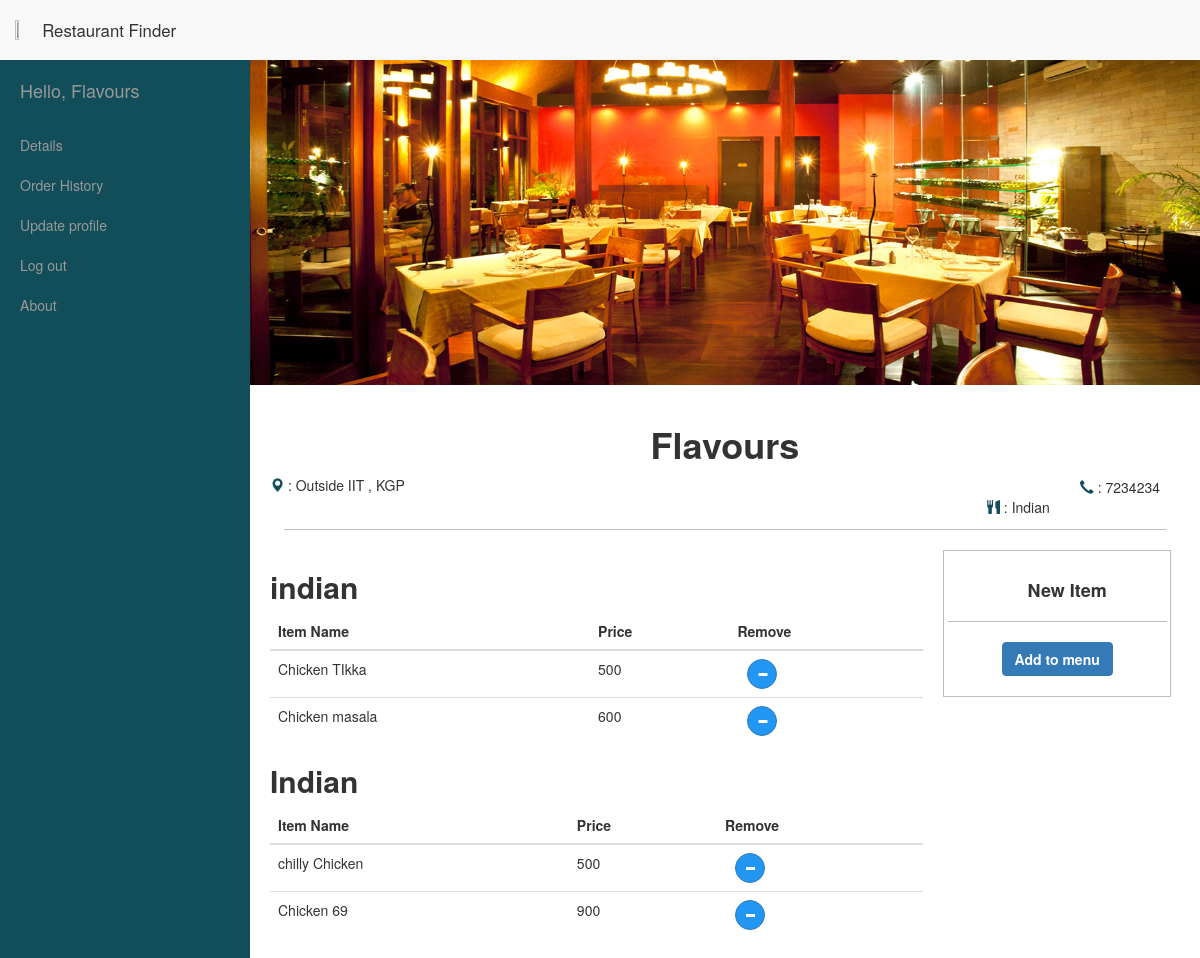
Page /restprofile/ (signed in) on the committed database.
### foodspark/models.py (models this page shows, shortened)
class Restaurant(models.Model):
	email = models.EmailField(primary_key = True)
	password = models.CharField(max_length=100)
	name = models.CharField(max_length=200)
	address = models.TextField()
	RES_TYPE = (
		('B','Bar'),
		('R','Restaurant'),
		('C','Cafe')
	)
	res_type = models.CharField(max_length=1,choices = RES_TYPE,default = 'R')
	cuisine = models.CharField(null = True, max_length=100)
	city = models.CharField(max_length = 100,null = True)
	phone_regex = RegexValidator(regex=r'^\+?1?\d{9,15}$', message="Phone number must be entered in the format: '+999999999'. Up to 15 digits allowed.") #############look into regex
	phone = models.CharField(validators=[phone_regex],max_length=15,blank = True)
	imgurl = models.CharField(max_length=1000,null=True)

class FoodItem(models.Model):
	resid = models.ForeignKey(Restaurant,on_delete=models.CASCADE)
	name = models.CharField(max_length=500)
	cuisine = models.CharField(max_length=100)
	COURSE = (
		('s','Starter'),
		('m','Main Course'),
		('d','Desert')
	)
	course = models.CharField(max_length=1,choices=COURSE)
	price = models.IntegerField()
	availability_time = models.TimeField()
	ordercount = models.IntegerField(default = 0)

### foodspark/views.py (the view)
# urls.py: url(r'^restprofile/?$',views.restprofile,name='restprofile'),
def restprofile(request):
	restaurant = Restaurant.objects.get(email=request.session['id'])
	fooditems = FoodItem.objects.all()
	menu = {}
	for fi in fooditems:
		if fi.resid == restaurant:
			try:
				menu[fi.cuisine].append(fi)
			except KeyError:
				menu[fi.cuisine] = [fi]
		context = {
			'restaurant' : restaurant,
			'menu' : menu
		}
	return render(request,'foodspark/restprofile.html',context)

### foodspark/templates/foodspark/restprofile.html (shortened to what this page needs)
<!DOCTYPE html>
<html lang="en">
<head>
    <link href="/static/css/bootstrap.min.css" rel="stylesheet">
    <link href="/static/css/agency2.css" rel="stylesheet">
    <link href="/static/css/mystyle.css" rel="stylesheet">
    <link href="/static/css/simple-sidebar.css" rel="stylesheet">
</head>
<body>
    <nav class="navbar navbar-nav navbar-default navbar-fixed-top" style="line-height:60px;height:60px;background-color: #f8f8f8 !important;">
        <div class="container" style="margin:0 !important;">
            <span class="navbar-left" style="font-size:1.2em;"><img src="/static/img/logo.gif" class="logo_bitch"/>   Restaurant Finder</span>
        </div>
    </nav>
    <div id="wrapper">
        <div id="sidebar-wrapper">
            <ul class="sidebar-nav">
                <li class="sidebar-brand">
                    <a href="/">
                        Hello, {{restaurant.name}}
                    </a>
                </li>
                <li>
                    <a href="/details/">Details</a>
                </li>
                <li>
                    <a href="/resthistory">Order History</a>
                </li>
                <li>
                    <a href="#">Update profile</a>
                </li>
                <li>
                    <a href="/logout/">Log out</a>
                </li>
                <li>
                    <a href="/about">About</a>
                </li>
            </ul>
        </div>
        <div id="page-content-wrapper" style="padding:0; margin:0;">
            <div class="container-fluid">
                <div class="row">
                    <div class="col-lg-12" style="padding:0; margin:0;">
                        <img src="/static/img/back_rest.jpg" class="cover_photo">
                        <div class= "rest_details">
                            <h1 style="text-align:center;">{{restaurant.name}}</h1>
                            <i class="glyphicon glyphicon-map-marker blueicon"></i> : {{restaurant.address}} , {{restaurant.city}}
                            <p class="rightfloat" style="padding-right:20px;">
                                <i class="glyphicon glyphicon-earphone blueicon"></i> : {{restaurant.phone}}</p>
                            <br />
                            <p class="rightfloat">
                                <i class="glyphicon glyphicon-cutlery blueicon"></i> : {{restaurant.cuisine}}</p>
                            <hr class="liner"/>
                            <div id="terabaaphumain">
                                <div class="foodtable lefty">
                                    {% if menu %}
                                    {% for x,y in menu.items %}
                                    <h2>{{x}}</h2>
                                    <table class="table">
                                        <thead>
                                            <tr><b>
                                                <th>Item Name</th>
                                                <th>Price</th>
                                                <th>Remove</th>
                                            </b></tr>
                                        </thead>
                                        <tbody>
                                                {%for z in y%}
                                            <form action="/removefooditem/" method="post">
                                            <tr>
                                                <td>{{z.name}}</td>
                                                <td>{{z.price}}</td>
                                                <td>
                                                    <button type="submit" id="order1" class="btn btn-primary btn-circle decrement">
                                                    <span class="glyphicon glyphicon-minus"></span>
                                                    </button>
                                                </td>
                                            </tr>
                                            </form>
                                                {%endfor%}
                                        </tbody>
                                    </table>
                                    {%endfor%}
                                    {%endif%}
                                </div>
                                <div class="carttable recommend offset8" style="float:right;padding-bottom:20px !important;">
                                    <h4 class="recoh">New Item</h4>
                                    <hr class="liner" />
                                    <button class="btn btn-primary"  data-toggle="modal" data-target="#addmenu">
                                        Add to menu
                                    </button>
                                </div>
                            </div>
                        </div>
                    </div>
                </div>
            </div>
        </div>
    </div>
</body>
</html>

### foodspark/static/css/agency2.css (style rules this page uses)
body { overflow-x:hidden; }
p { font-size:14px; line-height:1.75 }
a,a:hover,a:focus,a:active,a.active { outline:0 }
a { color:#337AB7 }
h1,h2,h3,h4,h5,h6 { font-weight:700 }
.btn-primary { color:#fff; background-color:#337AB7; border-color:#337AB7; font-weight:700 }
.navbar-default { background-color:#222; border-color:transparent }
body { webkit-tap-highlight-color:#337AB7 }

### foodspark/static/css/mystyle.css (style rules this page uses)
.logo_bitch { width:10%; height:10%; }
.navbar-left { width: 225px; }
.navbar-fixed-top { line-height:60px; height:60px; }
.navbar-nav { margin: 0 !important; }
.cover_photo { height: 325px; width: 100%; }
.rest_details { padding: 10px 10px 10px 10px; margin: 10px 10px 10px 10px; }
.rightfloat { float:right; padding-right: 30px; }
.blueicon { color:#124e59; }
.liner { height:1px; border:none; padding-left: 3%; width:94%; color:#BABEC0; background-color:#BABEC0; }
#terabaaphumain { padding: 0px; width:100%; }
.lefty { float: left; width:74%; padding-right: 20px; }
.recommend { float: left !important; padding-right: 40 px; border:1px solid #BABEC0; width: 25%; padding-bottom: 50px; text-align:center; }
.recoh { text-align:center; padding-top: 20px; padding-left: 20px; }
.btn-circle { width: 30px; height: 30px; text-align: center; background-color: #2196F3; padding: 6px 0; font-size: 12px; line-height: 1.42; border-radius: 15px; margin-left: 10px; margin-right: 10px; }

### foodspark/static/css/simple-sidebar.css (style rules this page uses)
body { overflow-x: hidden; }
#wrapper { padding-left: 0; -webkit-transition: all 0.5s ease; -moz-transition: all 0.5s ease; -o-transition: all 0.5s ease; transition: all 0.5s ease; }
#sidebar-wrapper { z-index: 1000; position: fixed; left: 250px; width: 0; height: 100%; margin-left: -250px; overflow-y: auto; background: #124E59; -webkit-transition: all 0.5s ease; -moz-transition: all 0.5s ease; -o-transition: all 0.5s ease; transition: all 0.5s ease; }
#page-content-wrapper { width: 100%; position: absolute; padding: 15px; }
.sidebar-nav { position: absolute; top: 0; width: 250px; margin: 0; padding: 0; list-style: none; }
.sidebar-nav li { text-indent: 20px; line-height: 40px; }
.sidebar-nav li a { display: block; text-decoration: none; color: #999999; }
.sidebar-nav > .sidebar-brand { height: 65px; font-size: 18px; line-height: 60px; }
.sidebar-nav > .sidebar-brand a { color: #999999; }
@media (min-width:768px) { #wrapper { padding-left: 250px; } }
@media (min-width:768px) { #sidebar-wrapper { width: 250px; } }
@media (min-width:768px) { #page-content-wrapper { padding: 20px; position: relative; } }

### rows in the picture
Restaurant: name "Flavours", address "Outside IIT", city "KGP", phone "7234234", cuisine "Indian"
FoodItem: cuisine "indian", name "Chicken TIkka", price "500"
FoodItem: name "Chicken masala", price "600"
FoodItem: cuisine "Indian", name "chilly Chicken", price "500"
FoodItem: name "Chicken 69", price "900"
